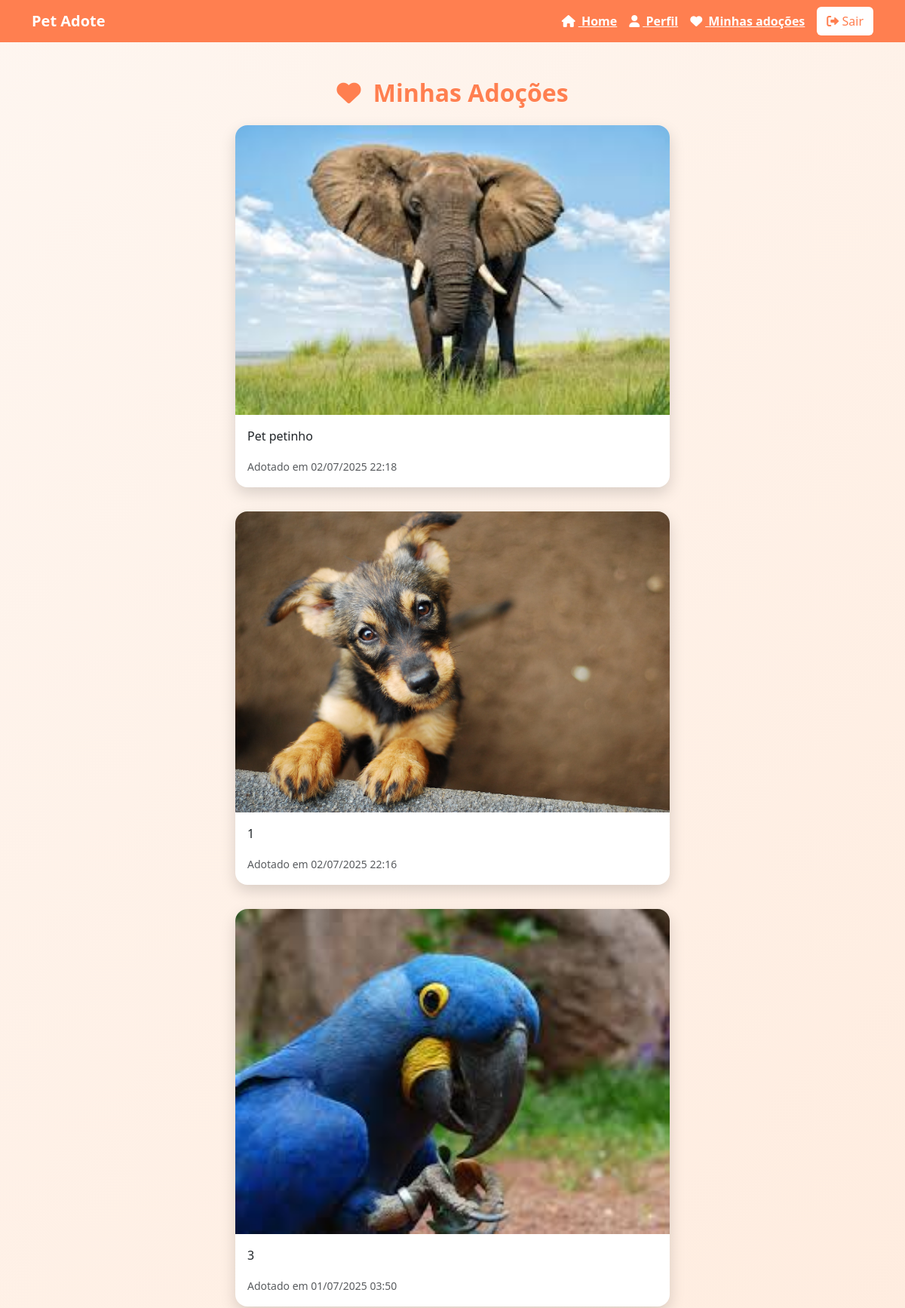
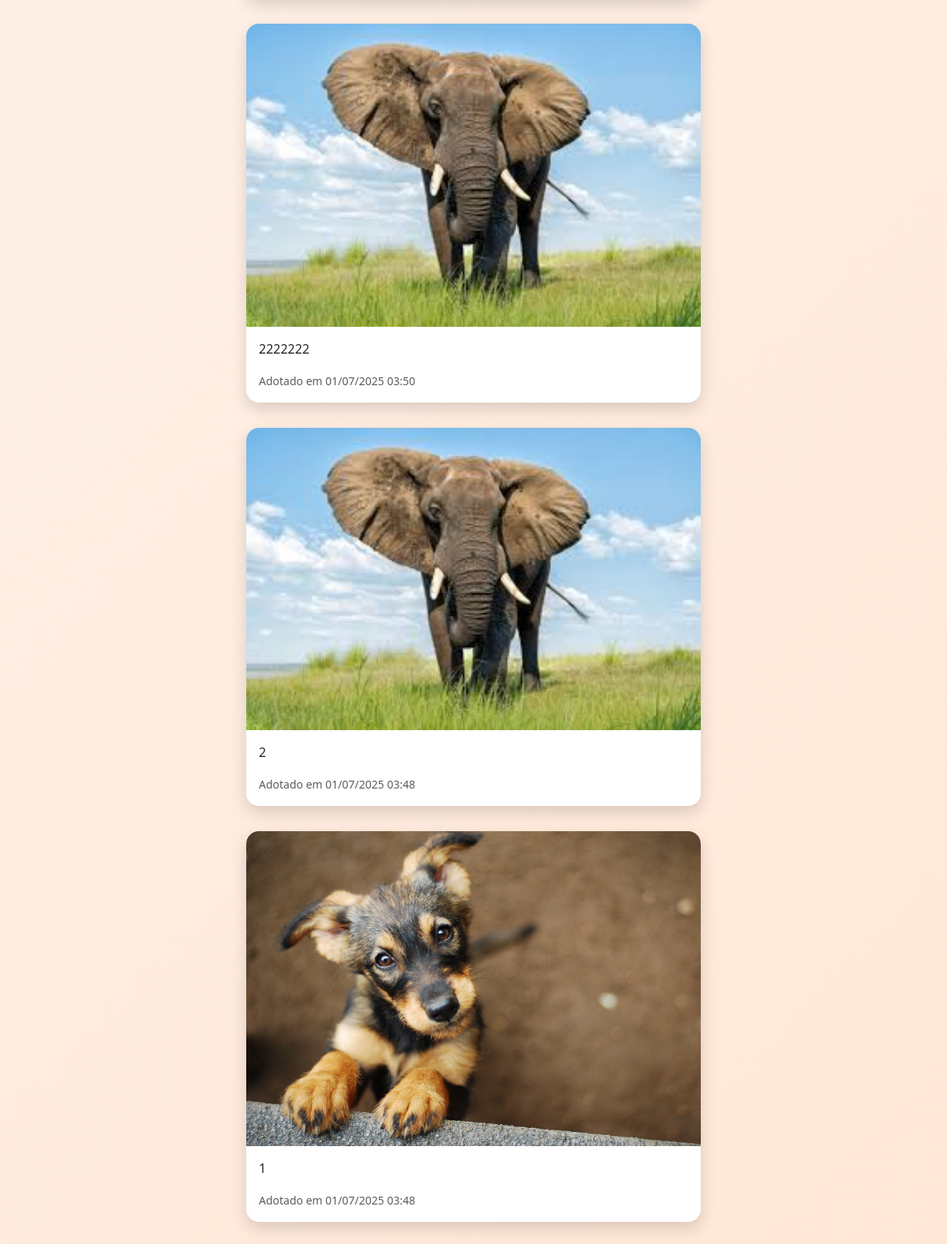
Page /minhas-adocoes/ (signed in) on the committed database (2 pictures, top to bottom).
### telaInicial/models.py (models this page shows, shortened)
class Adocao(models.Model):
    usuario = models.ForeignKey(User, on_delete=models.CASCADE)
    postagem = models.ForeignKey('Postagem', on_delete=models.CASCADE)
    data_hora = models.DateTimeField(auto_now_add=True)

class Postagem(models.Model):
    usuario = models.ForeignKey(User, on_delete=models.CASCADE)  # <-- Adicionado
    valor = models.TextField()
    telefone = models.TextField()
    localizacao = models.TextField()
    descricao = models.TextField()
    foto = models.ImageField(upload_to='postagens/', null=True, blank=True)
    data_hora = models.DateTimeField(auto_now_add=True)
    adotado = models.BooleanField(default=False)

### telaInicial/views.py (the view)
# urls.py: path('minhas-adocoes/', views.minhas_adocoes, name='minhas_adocoes'),
@login_required
def minhas_adocoes(request):
    adocoes = Adocao.objects.filter(usuario=request.user).select_related('postagem').order_by('-data_hora')
    return render(request, 'minhas_adocoes.html', {'adocoes': adocoes})

### telaInicial/templates/minhas_adocoes.html (shortened to what this page needs)
<!DOCTYPE html>
<html lang="pt-BR">
  <head>
    <link
      href="https://cdn.jsdelivr.net/npm/bootstrap@5.3.3/dist/css/bootstrap.min.css"
      rel="stylesheet"
    />
    <link
      rel="stylesheet"
      href="https://cdnjs.cloudflare.com/ajax/libs/font-awesome/6.0.0/css/all.min.css"
    />
  </head>
  <body>
    {% include "components/header.html" %}
    <div class="container py-5" style="max-width: 600px">
      <h2 class="fw-bold mb-4 text-center" style="color: #ff7f50">
        <i class="fas fa-heart me-2"></i> Minhas Adoções
      </h2>
      {% for adocao in adocoes %}
      <div class="card card-post">
        <img
          src="{{ adocao.postagem.foto.url }}"
          class="card-img-top"
          alt="Foto do pet"
          style="border-top-left-radius: 1rem; border-top-right-radius: 1rem"
        />
        <div class="card-body">
          <p class="card-text">{{ adocao.postagem.descricao }}</p>
          <small class="text-muted"
            >Adotado em {{ adocao.data_hora|date:"d/m/Y H:i" }}</small
          >
        </div>
      </div>
      {% empty %}
      <div class="text-center">
        <p class="text-muted">Você ainda não adotou nenhum pet.</p>
      </div>
      {% endfor %}
    </div>
  </body>
</html>

### telaInicial/templates/components/header.html
<nav class="navbar navbar-expand-lg">
  <div class="container">
    <a class="navbar-brand" href="#">Pet Adote</a>
    <div class="d-flex align-items-center ms-auto gap-3">
      <a href="{% url 'feed' %}" class="fw-bold" style="color: #ffffff">
        <i class="fas fa-home me-1"></i> Home
      </a>
      <a href="{% url 'perfil' %}" class="fw-bold" style="color: #ffffff">
        <i class="fas fa-user me-1"></i> Perfil
      </a>
      <a
        href="{% url 'minhas_adocoes' %}"
        class="fw-bold"
        style="color: #ffffff"
      >
        <i class="fas fa-heart me-1"></i> Minhas adoções
      </a>
      <a href="{% url 'logout' %}" class="btn btn-logout">
        <i class="fas fa-sign-out-alt"></i> Sair
      </a>
    </div>
  </div>
</nav>

### telaInicial/templates/minhas_adocoes.html (style rules this page uses)
body { background: linear-gradient(135deg, #fef6f0, #ffe7d6); min-height: 100vh; }
.navbar { background-color: #ff7f50; }
.navbar .nav-link, .navbar .navbar-brand { color: white !important; font-weight: bold; }
.navbar .btn-logout { background-color: white; color: #ff7f50; }
.card-post { border: none; border-radius: 1rem; box-shadow: 0 8px 20px rgba(0, 0, 0, 0.15); margin-bottom: 2rem; }

### rows in the picture
Adocao: postagem.foto (picture), postagem.descricao "Pet petinho", data_hora "02/07/2025 22:18"
Adocao: postagem.foto (picture), postagem.descricao "1", data_hora "02/07/2025 22:16"
Adocao: postagem.foto (picture), postagem.descricao "3", data_hora "01/07/2025 03:50"
Adocao: postagem.foto (picture), postagem.descricao "2222222", data_hora "01/07/2025 03:50"
Adocao: postagem.foto (picture), postagem.descricao "2", data_hora "01/07/2025 03:48"
Adocao: postagem.foto (picture), postagem.descricao "1", data_hora "01/07/2025 03:48"
